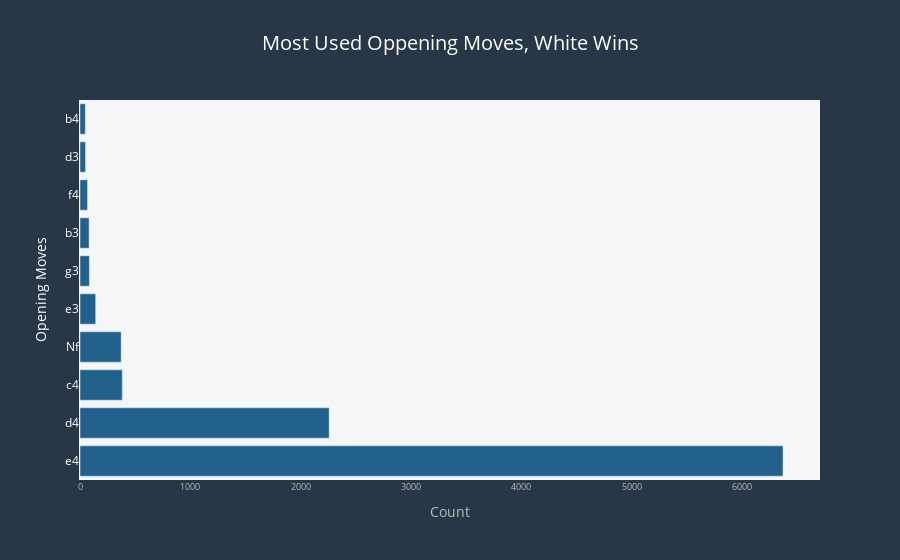

Here is the notebook cell this chart was saved with:
### Code cell
white=df[df["winner"]=="White"].opening_move.value_counts().nlargest(10)
fig=px.bar(y=white.index,x=white.values,
           title="most used oppening moves, White wins".title(),
            color_discrete_sequence=["#21618C"],
           labels={"x":"Count ","y":"Move "},
      )
fig.update_layout(
title_font_color="#fff",paper_bgcolor="#283747",title_font_size=20,title_x=.5,font_color="#bbb",
    plot_bgcolor="#F4F6F7",legend_title_font_size=17,legend_title_font_color="#fff",
    legend_title_text="Game winner")
fig.update_yaxes(showgrid=False,visible=True,title="Opening Moves",color="#fff")
fig.update_xaxes(showgrid=False,tickfont_size=9,visible=True)
fig.update_traces(textfont_size=10,textfont_color="#fff",textposition='inside')
fig.show()

### Figure 1 — Plotly figure (JSON) as saved in the notebook; plotly's stock layout.template omitted (floating-point values rounded to 4 significant figures)
{"data": [{"alignmentgroup": "True", "hovertemplate": "Count =%{x}<br>Move =%{y}<extra></extra>", "legendgroup": "", "marker": {"color": "#21618C", "pattern": {"shape": ""}}, "name": "", "offsetgroup": "", "orientation": "h", "showlegend": false, "textfont": {"color": "#fff", "size": 10}, "textposition": "inside", "type": "bar", "x": [6371, 2258, 383, 373, 142, 85, 82, 68, 50, 48], "xaxis": "x", "y": ["e4", "d4", "c4", "Nf", "e3", "g3", "b3", "f4", "d3", "b4"], "yaxis": "y"}], "layout": {"barmode": "relative", "font": {"color": "#bbb"}, "legend": {"title": {"font": {"color": "#fff", "size": 17}, "text": "Game winner"}, "tracegroupgap": 0}, "paper_bgcolor": "#283747", "plot_bgcolor": "#F4F6F7", "title": {"font": {"color": "#fff", "size": 20}, "text": "Most Used Oppening Moves, White Wins", "x": 0.5}, "xaxis": {"anchor": "y", "domain": [0.0, 1.0], "showgrid": false, "tickfont": {"size": 9}, "title": {"text": "Count "}, "visible": true}, "yaxis": {"anchor": "x", "color": "#fff", "domain": [0.0, 1.0], "showgrid": false, "title": {"text": "Opening Moves"}, "visible": true}}}
